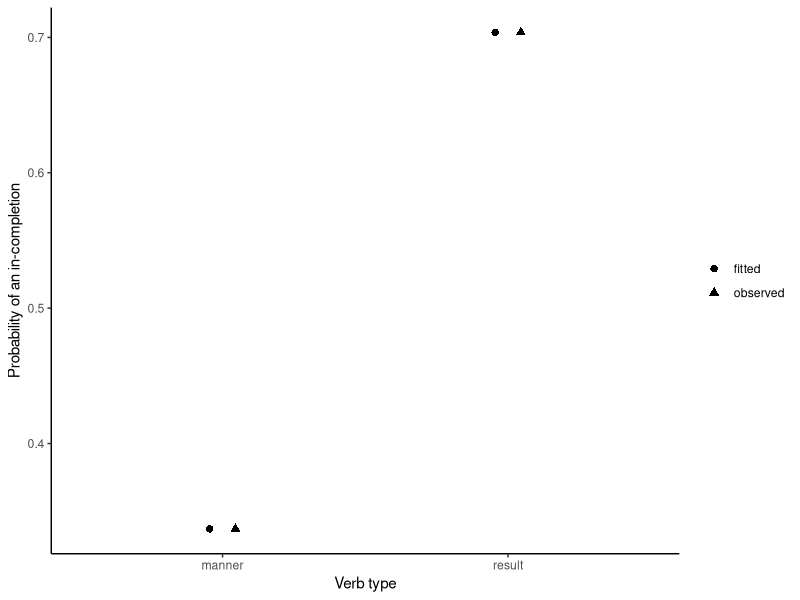

Recreate this plot in R.
## ---- chunk 1
#| label: observed-glm-row
#| echo: true
st <- read.csv("data/supertelicity/supertelicity-cloze.csv")
st$verb_type <- factor(st$verb_type, levels = c("manner", "result"))
st[which(st$verb_type == "result")[[1L]], c(
  "participant_id", "sentence_id", "verb", "verb_type", "preposition", "prep_in"
)]
## ---- chunk 2
#| label: fit-supertelicity-glm
#| echo: true
fit <- glm(prep_in ~ verb_type, family = binomial(link = "logit"), data = st)
raw <- aggregate(prep_in ~ verb_type, st, mean)
raw$n <- as.integer(table(st$verb_type))
raw$fitted <- predict(fit, newdata = raw, type = "response")
raw
## ---- chunk 3
#| label: plot-glm-components
#| echo: true
library(ggplot2)
plot_data <- rbind(
  transform(raw, estimate = prep_in, kind = "observed"),
  transform(raw, estimate = fitted, kind = "fitted")
)
ggplot(plot_data, aes(verb_type, estimate, shape = kind, group = kind)) +
  geom_point(position = position_dodge(width = .18), size = 2.2) +
  labs(x = "Verb type", y = "Probability of an in-completion", shape = NULL) +
  theme_classic()
## ---- chunk 4
#| label: nonsaturated-supertelicity-glm
#| echo: true
st$duration_centered <- st$log_duration_minutes -
  mean(st$log_duration_minutes, na.rm = TRUE)
nonsaturated_rows <- complete.cases(
  st[, c("prep_in", "verb_type", "duration_centered")]
)
nonsaturated <- glm(prep_in ~ verb_type + duration_centered,
                    family = binomial(link = "logit"),
                    data = st[nonsaturated_rows, ])
head(data.frame(observed = st$prep_in[nonsaturated_rows],
                linear_predictor = predict(nonsaturated, type = "link"),
                fitted_probability = predict(nonsaturated, type = "response")))
